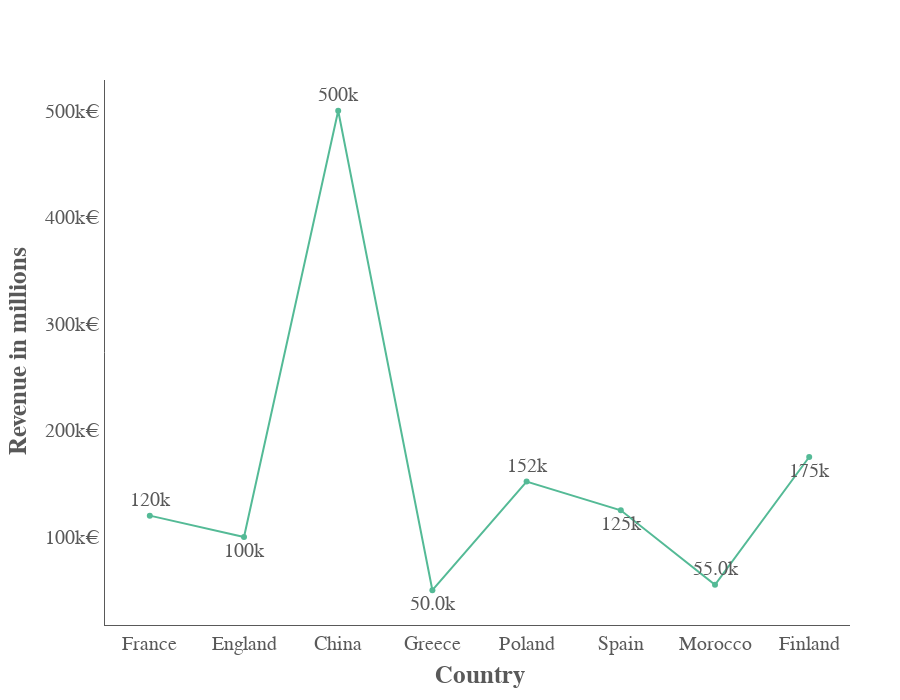

The cell this chart's notebook holds for it:
### Code cell
format_graph(
    figure_to_format=DataVisualiser(data_to_plot=country_revenue_df).get_lineplot(
        x_col="Country",
        y_col="Revenue",
        line_color="rgb(84, 186, 150)",
    ),
    graph_width=None,
    graph_height=700,
    x_title="Country",
    y_title="Revenue in millions",
    y_suffix="€",
)

### Figure 1 — Plotly figure (JSON) as saved in the notebook; plotly's stock layout.template omitted (floating-point values rounded to 4 significant figures)
{"data": [{"marker": {"color": "rgb(84, 186, 150)"}, "mode": "lines+markers+text", "text": [120000, 100000, 500000, 50000, 152000, 125000, 55000, 175000], "textfont": {"family": "Avenir LT Std"}, "textposition": ["top center", "bottom center", "top center", "bottom center", "top center", "bottom center", "top center", "bottom center"], "texttemplate": "%{text:.3s}", "type": "scatter", "x": ["France", "England", "China", "Greece", "Poland", "Spain", "Morocco", "Finland"], "y": [120000, 100000, 500000, 50000, 152000, 125000, 55000, 175000]}], "layout": {"font": {"color": "rgb(89, 89, 89)", "family": "Avenir LT Std", "size": 20}, "height": 700, "margin": {"b": 50, "l": 100, "pad": 4, "r": 50, "t": 80}, "paper_bgcolor": "white", "plot_bgcolor": "white", "showlegend": false, "title": {"font": {"family": "Avenir LT Std", "size": 21}, "text": "", "x": 0.5}, "xaxis": {"linecolor": "rgb(89, 89, 89)", "tickfont": {"family": "Avenir LT Std", "size": 20}, "title": {"font": {"family": "Avenir LT Std", "size": 25}, "text": "<b>Country</b>"}, "zeroline": true}, "yaxis": {"linecolor": "rgb(89, 89, 89)", "tickfont": {"color": "rgb(89, 89, 89)", "family": "Avenir LT Std", "size": 20}, "ticksuffix": "€", "title": {"font": {"color": "rgb(89, 89, 89)", "family": "Avenir LT Std", "size": 25}, "text": "<b>Revenue in millions</b>"}, "zeroline": false}}}
